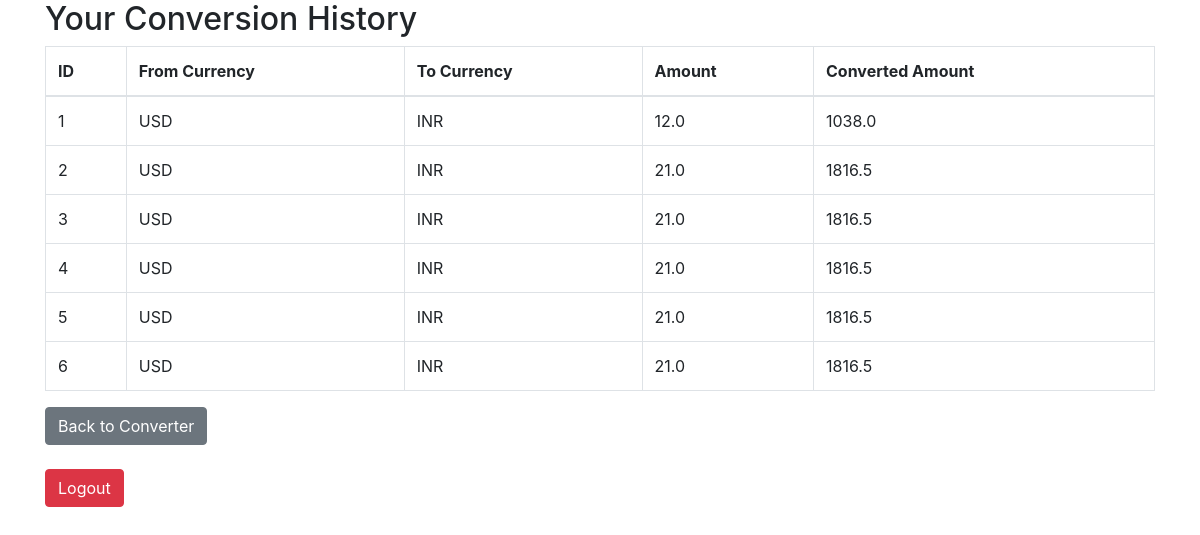
The page /history (signed in) on the database its author committed.
### models.py (models this page shows)
class ConversionHistory(db.Model):
    id = db.Column(db.Integer, primary_key=True)
    user_id = db.Column(db.Integer, db.ForeignKey('user.id'), nullable=False)
    from_currency = db.Column(db.String(3), nullable=False)
    to_currency = db.Column(db.String(3), nullable=False)
    amount = db.Column(db.Float, nullable=False)
    result = db.Column(db.Float, nullable=False)

### app.py (the view)
@app.route('/history')
def history():
    if 'user_id' not in session:
        return redirect(url_for('login'))
    user_id = session['user_id']
    conversions = ConversionHistory.query.filter_by(user_id=user_id).all()
    return render_template('history.html', conversions=conversions)

### templates/history.html (shortened to what this page needs)
<!DOCTYPE html>
<html lang="en">
<head>
    <link rel="stylesheet" href="https://stackpath.bootstrapcdn.com/bootstrap/4.5.2/css/bootstrap.min.css">
</head>
<body>
<div class="container">
<h2>Your Conversion History</h2>
<table class="table table-bordered">
  <thead>
      <tr>
          <th>ID</th>
          <th>From Currency</th>
          <th>To Currency</th>
          <th>Amount</th>
          <th>Converted Amount</th>
      </tr>
  </thead>
  <tbody>
      {% for conversion in conversions %}
      <tr>
          <td>{{ conversion.id }}</td>
          <td>{{ conversion.from_currency }}</td>
          <td>{{ conversion.to_currency }}</td>
          <td>{{ conversion.amount }}</td>
          <td>{{ conversion.result }}</td>
      </tr>
      {% endfor %}
  </tbody></table>
<a href="{{ url_for('converter') }}" class="btn btn-secondary">Back to Converter</a><br><br>
<a href="{{ url_for('logout') }}" class="btn btn-danger">Logout</a>
</div>
</body>
</html>

### rows shown on the page
ConversionHistory: id "1", from_currency "USD", to_currency "INR", amount "12.0", result "1038.0"
ConversionHistory: id "2", from_currency "USD", to_currency "INR", amount "21.0", result "1816.5"
ConversionHistory: id "3", from_currency "USD", to_currency "INR", amount "21.0", result "1816.5"
ConversionHistory: id "4", from_currency "USD", to_currency "INR", amount "21.0", result "1816.5"
ConversionHistory: id "5", from_currency "USD", to_currency "INR", amount "21.0", result "1816.5"
ConversionHistory: id "6", from_currency "USD", to_currency "INR", amount "21.0", result "1816.5"
